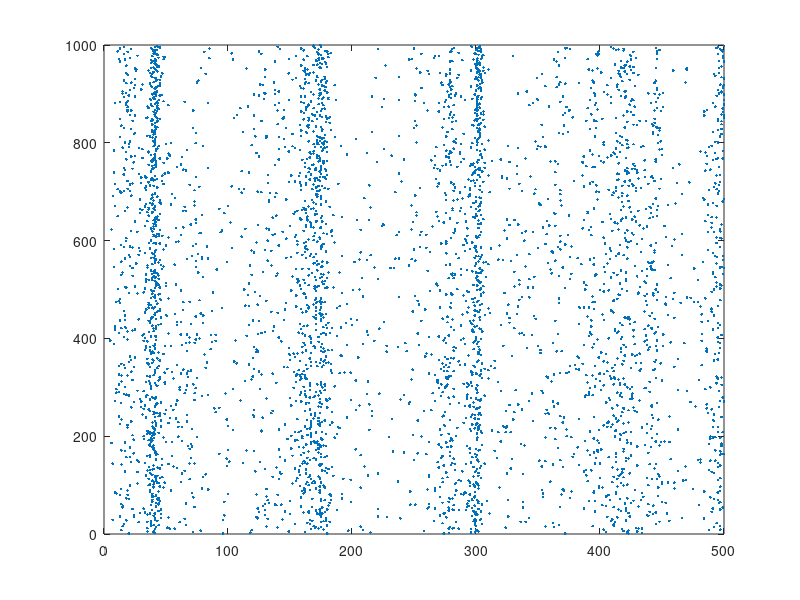

Source code (MATLAB):
Ne = 800;
Ni = 200;
re = rand(Ne,1);
ri = rand(Ni,1);
a = [0.02*ones(Ne,1); 0.02+0.08*ri];
b = [0.2*ones(Ne,1); 0.25-0.05*ri];
c = [-65+15*re.^2; -65*ones(Ni,1)];
d = [8-6*re.^2; 2*ones(Ni,1)];
S = [0.5*rand(Ne+Ni,Ne), -rand(Ne+Ni,Ni)];

v = -65*ones(Ne+Ni,1);
u = b.*v;
firings = [];
for t=1:500
    I = [5*randn(Ne,1);2*randn(Ni,1)];
    fired = find(v >= 30); % 当前时刻发放脉冲的神经元index
    firings = [firings; t+0*fired,fired]; %#ok<*AGROW> % 拼接旧firing矩阵和新发放矩阵拼接起来，firings第一列是时间，1...1000,第二列是当前时刻发放神经元的index
    v(fired) = c(fired);
    u(fired) = u(fired) + d(fired);
    I = I + sum(S(:,fired),2); % 找出当前发放的所有神经元，如（1000，13），sum(S(:,fired),2)就是将1000个神经元与其相连的权重（有兴奋性，有抑制性）求和
    v = v + 0.5*(0.04*v.^2 + 5*v + 140 - u + I);
    v = v + 0.5*(0.04*v.^2 + 5*v + 140 - u + I);
    u = u + a.*(b.*v - u);
end
plot(firings(:,1),firings(:,2),'.');